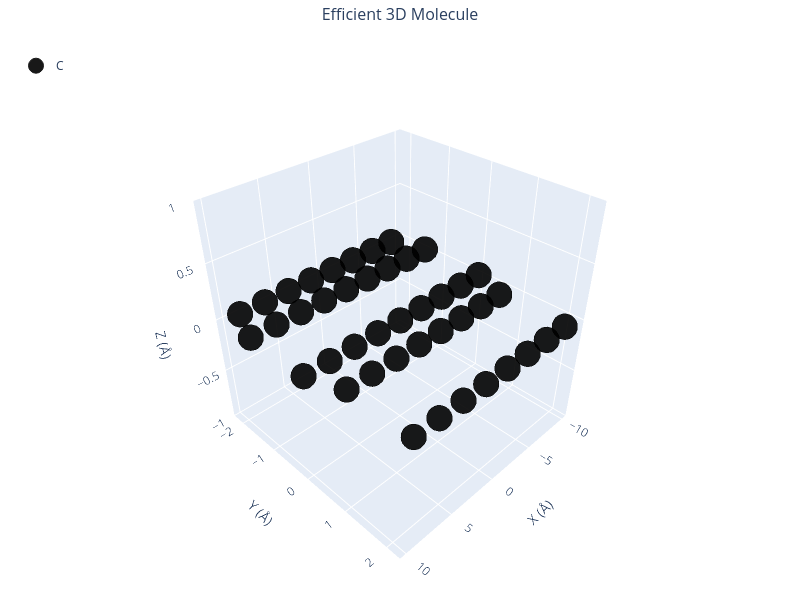

The code cell stored with this chart in its notebook:
### Markdown cell above
### 🔹 Example 5 – Elongated Armchair Nanoribbon, width=20, length=5, lattice_constant=2.5 Å

In this example, an elongated armchair graphene nanoribbon is created.
This geometry mimics a quasi–one-dimensional ribbon, useful for studying quantum confinement and transport properties along the ribbon axis.

This structure combines manageable size with realistic nanoscale proportions.

It’s particularly suitable for exploring how ribbon width influences bandgap and conductivity.

### Code cell
from pygamlab.structures.GAM_architectures.GAM_Graphene import Graphene 

from pygamlab.structures.gamvis import Molecular_Visualizer 

builder = Graphene(width=20, length=5, edge_type='armchair',lattice_constant=2.5)
graphene5=builder.atoms 

Molecular_Visualizer(graphene5,format='efficient_plotly') 
Molecular_Visualizer(graphene5,format='matplotlib') 
Molecular_Visualizer(graphene5,format='pyvista')

### Figure 1 — Plotly figure (JSON) as saved in the notebook; plotly's stock layout.template omitted (floating-point values rounded to 4 significant figures)
{"data": [{"hoverinfo": "text", "hovertext": ["Atom 1<br>Element: C<br>Position: (-10.00, -1.44, 0.00)", "Atom 2<br>Element: C<br>Position: (-10.00, 0.00, 0.00)", "Atom 3<br>Element: C<br>Position: (-8.75, 0.72, 0.00)", "Atom 4<br>Element: C<br>Position: (-8.75, 2.17, 0.00)", "Atom 5<br>Element: C<br>Position: (-8.75, -2.17, 0.00)", "Atom 6<br>Element: C<br>Position: (-7.50, -1.44, 0.00)", "Atom 7<br>Element: C<br>Position: (-7.50, 0.00, 0.00)", "Atom 8<br>Element: C<br>Position: (-6.25, 0.72, 0.00)", "Atom 9<br>Element: C<br>Position: (-6.25, 2.17, 0.00)", "Atom 10<br>Element: C<br>Position: (-6.25, -2.17, 0.00)", "Atom 11<br>Element: C<br>Position: (-5.00, -1.44, 0.00)", "Atom 12<br>Element: C<br>Position: (-5.00, 0.00, 0.00)", "Atom 13<br>Element: C<br>Position: (-3.75, 0.72, 0.00)", "Atom 14<br>Element: C<br>Position: (-3.75, 2.17, 0.00)", "Atom 15<br>Element: C<br>Position: (-3.75, -2.17, 0.00)", "Atom 16<br>Element: C<br>Position: (-2.50, -1.44, 0.00)", "Atom 17<br>Element: C<br>Position: (-2.50, 0.00, 0.00)", "Atom 18<br>Element: C<br>Position: (-1.25, 0.72, 0.00)", "Atom 19<br>Element: C<br>Position: (-1.25, 2.17, 0.00)", "Atom 20<br>Element: C<br>Position: (-1.25, -2.17, 0.00)", "Atom 21<br>Element: C<br>Position: (0.00, -1.44, 0.00)", "Atom 22<br>Element: C<br>Position: (0.00, 0.00, 0.00)", "Atom 23<br>Element: C<br>Position: (1.25, 0.72, 0.00)", "Atom 24<br>Element: C<br>Position: (1.25, 2.17, 0.00)", "Atom 25<br>Element: C<br>Position: (1.25, -2.17, 0.00)", "Atom 26<br>Element: C<br>Position: (2.50, -1.44, 0.00)", "Atom 27<br>Element: C<br>Position: (2.50, 0.00, 0.00)", "Atom 28<br>Element: C<br>Position: (3.75, 0.72, 0.00)", "Atom 29<br>Element: C<br>Position: (3.75, 2.17, 0.00)", "Atom 30<br>Element: C<br>Position: (3.75, -2.17, 0.00)", "Atom 31<br>Element: C<br>Position: (5.00, -1.44, 0.00)", "Atom 32<br>Element: C<br>Position: (5.00, 0.00, 0.00)", "Atom 33<br>Element: C<br>Position: (6.25, 0.72, 0.00)", "Atom 34<br>Element: C<br>Position: (6.25, 2.17, 0.00)", "Atom 35<br>Element: C<br>Position: (6.25, -2.17, 0.00)", "Atom 36<br>Element: C<br>Position: (7.50, -1.44, 0.00)", "Atom 37<br>Element: C<br>Position: (7.50, 0.00, 0.00)", "Atom 38<br>Element: C<br>Position: (8.75, 0.72, 0.00)", "Atom 39<br>Element: C<br>Position: (8.75, 2.17, 0.00)", "Atom 40<br>Element: C<br>Position: (8.75, -2.17, 0.00)", "Atom 41<br>Element: C<br>Position: (10.00, -1.44, 0.00)", "Atom 42<br>Element: C<br>Position: (10.00, 0.00, 0.00)"], "marker": {"color": "black", "line": {"color": "black", "width": 1}, "opacity": 0.9, "size": 15}, "mode": "markers", "name": "C", "type": "scatter3d", "x": [-10.0, -10.0, -8.75, -8.75, -8.75, -7.5, -7.5, -6.25, -6.25, -6.25, -5.0, -5.0, -3.75, -3.75, -3.75, -2.5, -2.5, -1.25, -1.25, -1.25, 0.0, 0.0, 1.25, 1.25, 1.25, 2.5, 2.5, 3.75, 3.75, 3.75, 5.0, 5.0, 6.25, 6.25, 6.25, 7.5, 7.5, 8.75, 8.75, 8.75, 10.0, 10.0], "y": [-1.443, 0.0, 0.7217, 2.165, -2.165, -1.443, 0.0, 0.7217, 2.165, -2.165, -1.443, 0.0, 0.7217, 2.165, -2.165, -1.443, 0.0, 0.7217, 2.165, -2.165, -1.443, 0.0, 0.7217, 2.165, -2.165, -1.443, 0.0, 0.7217, 2.165, -2.165, -1.443, 0.0, 0.7217, 2.165, -2.165, -1.443, 0.0, 0.7217, 2.165, -2.165, -1.443, 0.0], "z": [0.0, 0.0, 0.0, 0.0, 0.0, 0.0, 0.0, 0.0, 0.0, 0.0, 0.0, 0.0, 0.0, 0.0, 0.0, 0.0, 0.0, 0.0, 0.0, 0.0, 0.0, 0.0, 0.0, 0.0, 0.0, 0.0, 0.0, 0.0, 0.0, 0.0, 0.0, 0.0, 0.0, 0.0, 0.0, 0.0, 0.0, 0.0, 0.0, 0.0, 0.0, 0.0]}], "layout": {"font": {"size": 12}, "height": 600, "legend": {"x": 0.02, "y": 0.98}, "margin": {"b": 0, "l": 0, "r": 0, "t": 40}, "scene": {"aspectmode": "cube", "bgcolor": "rgba(240,240,240,0.1)", "camera": {"eye": {"x": 1.5, "y": 1.5, "z": 1.5}}, "xaxis": {"title": {"text": "X (Å)"}}, "yaxis": {"title": {"text": "Y (Å)"}}, "zaxis": {"title": {"text": "Z (Å)"}}}, "showlegend": true, "title": {"font": {"size": 16}, "text": "Efficient 3D Molecule", "x": 0.5}, "width": 800}}
